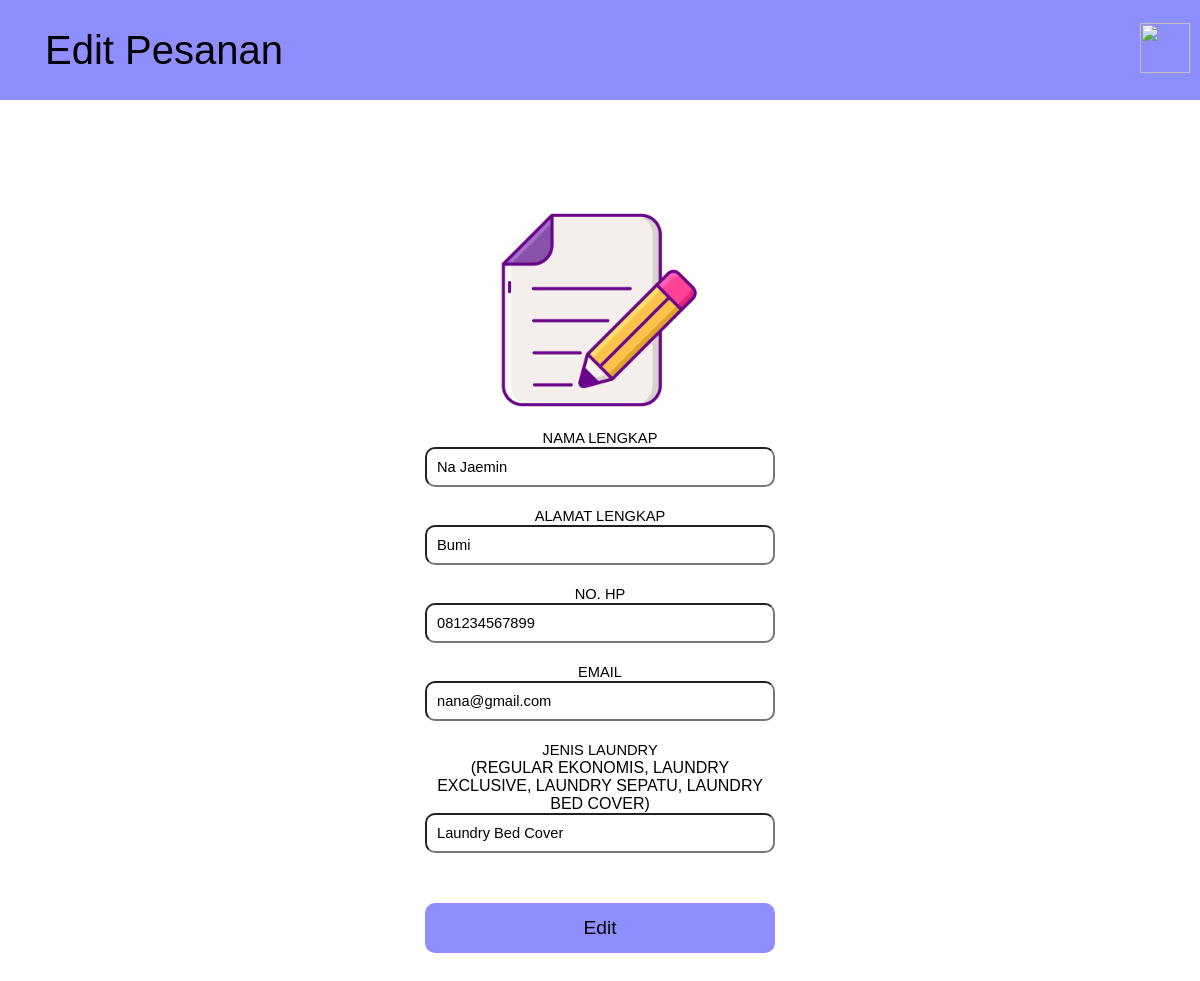
The page /edit.php?id=9 on the database its author committed.
### tables this page shows
CREATE TABLE `laundry` (
  `id` int(11) NOT NULL,
  `nama` varchar(100) NOT NULL,
  `alamat` text NOT NULL,
  `telpon` varchar(25) NOT NULL,
  `email` varchar(100) NOT NULL,
  `jenis` varchar(100) NOT NULL
);

### edit.php (the view, shortened to what this page needs)
<?php
require "koneksi.php";
if(isset($_GET['id'])){
    $query = mysqli_query($db, "SELECT * FROM laundry WHERE id = $_GET[id]");
    $result = mysqli_fetch_assoc($query);
    $nama = $result['nama'];
    $alamat = $result['alamat'];
    $telpon = $result['telpon'];
    $email = $result['email'];
    $jenis = $result['jenis'];
}
?>
<!DOCTYPE html>
<html lang="en">
<head>
    <link rel="stylesheet" href="styleData.css">
    <link rel="stylesheet" href="stylesheet.css">
</head>
<body>
    <div class="header">
        <div class="nama-header">Edit Pesanan</div>
        <div class="list-header">
            <ul>
                <li><button id="switch"><img src="images/night-mode.png" width="50px" height="50px"></button></li>
            </ul>
        </div>
    </div>
    <div class="pesananBox">
        <div class="pesanan">
            <center>
                <div class="coba-pesan"><center><img src="images/edit-info.png" width="200px" height="200px"></center></div>
                <form action="" method="post">
                <label for="">Nama Lengkap</label><br>
                <input type="text" name="nama" class="pesan-item" value='<?=$nama?>'><br>
                <label for="">Alamat Lengkap</label><br>
                <input type="text" name="alamat" class="pesan-item" value='<?=$alamat?>'><br>
                <label for="">No. HP</label><br>
                <input type="text" name="telpon" class="pesan-item" value='<?=$telpon?>'><br>
                <label for="">Email</label><br>
                <input type="email" name="email" class="pesan-item" value='<?=$email?>'><br>
                <label for="">Jenis Laundry</label><br>
                <p>(Regular Ekonomis, Laundry Exclusive, Laundry Sepatu, Laundry Bed Cover)</p>
                <input type="text" name="jenis" class="pesan-item" value='<?=$jenis?>'><br>
                <input type="submit" name="submit" value="Edit" class="button-edit">
                </form>
            </center>
        </div>
    </div>
</body>
</html>

### styleData.css (style rules this page uses)
* { margin: 0; padding: 0; font-family: 'Lucida Sans', 'Lucida Sans Regular', 'Lucida Grande', 'Lucida Sans Unicode', Geneva, Verdana, sans-serif; }
.pesananBox { width: 350px; margin: 80px auto; padding: 30px 20px; }
.pesanan { text-align: center; text-transform: uppercase; }
.coba-pesan { padding-bottom: 15px; }
label { font-size: 11pt; }
.pesan-item { box-sizing : border-box; width: 100%; padding: 10px; font-size: 11pt; margin-bottom: 20px; border-radius: 10px; }
.button-edit { width: 100%; height: 50px; margin-top: 30px; font-size: larger; border-style: none; border-radius: 10px; background-color: rgb(142, 142, 255); color: black; }

### stylesheet.css (style rules this page uses)
* { margin: 0; padding: 0; }
.header { background-color: rgb(142, 142, 255); color: black; height: 100px; display: flex; justify-content:space-between ; align-items: center; }
.nama-header { float: left; font-size: 40px; padding: 25px 45px; }
.list-header ul { display: flex; align-items: center; justify-content: flex-end; }
.list-header ul li { padding: 0 10px; }
body { font-family: 'Lucida Sans', 'Lucida Sans Regular', 'Lucida Grande', 'Lucida Sans Unicode', Geneva, Verdana, sans-serif; }
li { list-style: none; float :left; font-size: 20px; }
#switch { background-color: rgb(142, 142, 255); border: none; }
label { font-size: 11pt; }

### rows shown on the page
laundry: nama "Na Jaemin", alamat "Bumi", telpon "081234567899", email "nana@gmail.com", jenis "Laundry Bed Cover"
